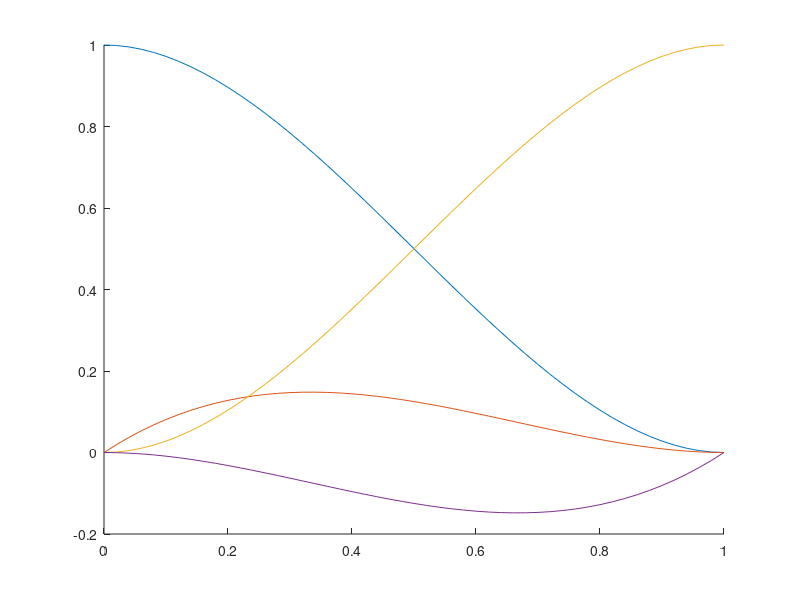

MATLAB code for this plot:
% -------------------------------------------------------------------------
% Physics-aware machine learning
% Cyber-Physical Simulation, TU Darmstadt
% -------------------------------------------------------------------------
% Plotting of cubic Hermite splines
% -------------------------------------------------------------------------

X = 0:0.02:1;
n = length(X);
Y0 = zeros(n,4);
Y1 = Y0;
Y2 = Y0;

for i=1:n
    Xi = X(i);
    Y0(i,:) = [1-3*Xi^2+2*Xi^3, Xi-2*Xi^2+Xi^3, 3*Xi^2-2*Xi^3, -Xi^2+Xi^3];  
    Y1(i,:) = [-6*Xi+6*Xi^2, 1-4*Xi+3*Xi^2, 6*Xi-6*Xi^2, -2*Xi+3*Xi^2];
    Y2(i,:) = [-6+12*Xi, -4+6*Xi, 6-12*Xi, -2+6*Xi];
end

figure; hold on;
plot(X', Y0(:,1));
plot(X', Y0(:,2));
plot(X', Y0(:,3));
plot(X', Y0(:,4));
% axis equal;
% 
% figure; hold on;
% plot(X', Y1(:,1));
% plot(X', Y1(:,2));
% plot(X', Y1(:,3));
% plot(X', Y1(:,4));
% 
% figure; hold on;
% plot(X', Y2(:,1));
% plot(X', Y2(:,2));
% plot(X', Y2(:,3));
% plot(X', Y2(:,4));
